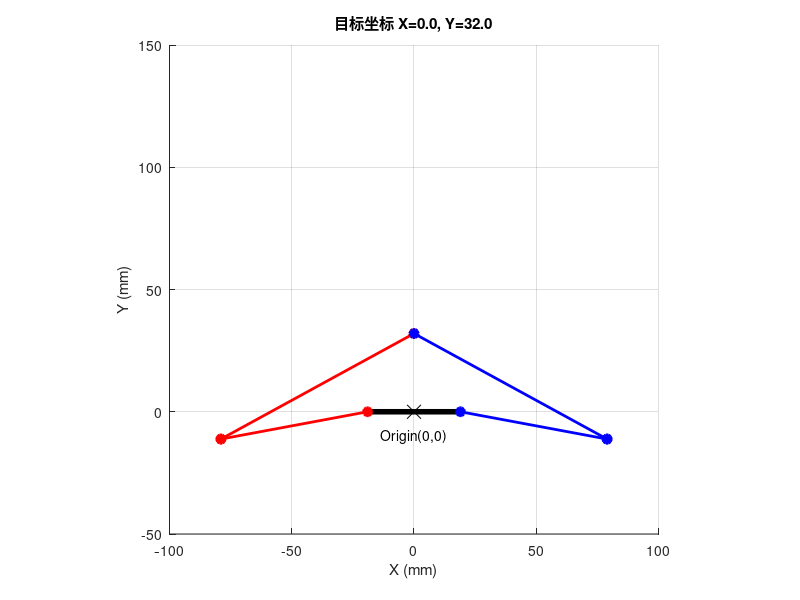

Source code (MATLAB):
function five_bar_xy_ik()
    % 五连杆 XY 逆解主程序
    clc; clear; close all;

    %% === 1. 用户输入 (在此修改目标 XY 坐标) ===
    % 坐标系定义：
    % 原点 (0,0) 在两个电机连线的中点。
    % X轴：向右为正
    % Y轴：向上为正 (如果是站立机器人，通常 Y 为负)
    
    target_x = 0;      % 目标 X 坐标 (mm)
    target_y = 32;    % 目标 Y 坐标 (mm)

    %% === 2. 调用 XY 逆解函数 ===
    [phi1, phi4, is_valid] = calculate_xy_ik(target_x, target_y);

    %% === 3. 输出结果 ===
    fprintf('========================================\n');
    fprintf('   五连杆 XY 逆解 (输入 X,Y -> 输出电机角度)\n');
    fprintf('========================================\n');
    fprintf('目标坐标:\n');
    fprintf('  X = %.2f mm\n', target_x);
    fprintf('  Y = %.2f mm\n', target_y);
    fprintf('----------------------------------------\n');

    if is_valid
        fprintf('计算结果 (电机角度):\n');
        fprintf('  Phi1 (左) = %.4f rad (%.2f°)\n', phi1, rad2deg(phi1));
        fprintf('  Phi4 (右) = %.4f rad (%.2f°)\n', phi4, rad2deg(phi4));
        
        % 绘图验证
        draw_robot_xy(phi1, phi4, target_x, target_y);
    else
        fprintf('ERROR: 目标点 (%.1f, %.1f) 超出工作空间！\n', target_x, target_y);
    end
    fprintf('========================================\n');
end

%% === 核心 XY 逆解算法 ===
function [phi1, phi4, valid] = calculate_xy_ik(x, y)
    % 机械参数 (mm)
    l1 = 61.0;  l4 = 61.0;
    l2 = 90.0;  l3 = 90.0;
    l5 = 38.0;
    
    w = l5 / 2.0; % 半个机身宽

    %% --- 1. 计算左电机角度 phi1 ---
    % 左电机 A 坐标: (-w, 0)
    % 向量 AC = (x - (-w), y - 0) = (x+w, y)
    x_AC = x + w;
    y_AC = y;
    Lac_sq = x_AC^2 + y_AC^2; % AC长度平方
    Lac = sqrt(Lac_sq);

    % 基础角度 (向量 AC 相对于 X 轴的角度)
    theta_A = atan2(y_AC, x_AC);

    % 三角形内角 (余弦定理)
    % cos(alpha) = (l1^2 + Lac^2 - l2^2) / (2 * l1 * Lac)
    cos_angle_L = (l1^2 + Lac_sq - l2^2) / (2 * l1 * Lac);

    %% --- 2. 计算右电机角度 phi4 ---
    % 右电机 E 坐标: (w, 0)
    % 向量 EC = (x - w, y - 0) = (x-w, y)
    x_EC = x - w;
    y_EC = y;
    Lec_sq = x_EC^2 + y_EC^2; % EC长度平方
    Lec = sqrt(Lec_sq);

    % 基础角度 (向量 EC 相对于 X 轴的角度)
    theta_E = atan2(y_EC, x_EC);

    % 三角形内角
    % cos(beta) = (l4^2 + Lec^2 - l3^2) / (2 * l4 * Lec)
    cos_angle_R = (l4^2 + Lec_sq - l3^2) / (2 * l4 * Lec);

    %% --- 3. 合法性检查 ---
    if abs(cos_angle_L) > 1 || abs(cos_angle_R) > 1
        phi1 = NaN; phi4 = NaN; valid = false;
        return;
    end
    valid = true;

    %% --- 4. 角度合成 (构型选择) ---
    % 这里的加减号决定了膝盖是朝外(Up)还是朝内(Down)
    % 对于大多数五连杆，左边是 +acos，右边是 -acos
    
    phi1 = theta_A + acos(cos_angle_L); % 左臂
    phi4 = theta_E - acos(cos_angle_R); % 右臂
end

%% === 绘图辅助函数 ===
function draw_robot_xy(phi1, phi4, tx, ty)
    l1 = 61; l4 = 61; l2 = 90; l3 = 90; l5 = 38;
    w = l5/2;

    % 关键点坐标 (A, E 在全局坐标系)
    A = [-w, 0];
    E = [ w, 0];
    
    % 正向推算肘部坐标 B, D
    B = A + [l1*cos(phi1), l1*sin(phi1)];
    D = E + [l4*cos(phi4), l4*sin(phi4)];
    
    % 目标点 C
    C = [tx, ty];

    figure(1); clf; hold on; axis equal; grid on;
    set(gcf, 'Color', 'w');

    % 绘图
    plot([A(1), E(1)], [A(2), E(2)], 'k-', 'LineWidth', 4); % 机身
    plot([A(1), B(1)], [A(2), B(2)], 'r-o', 'LineWidth', 2, 'MarkerFaceColor', 'r'); % 左主动臂
    plot([B(1), C(1)], [B(2), C(2)], 'r-o', 'LineWidth', 2, 'MarkerFaceColor', 'r'); % 左从动臂
    plot([E(1), D(1)], [E(2), D(2)], 'b-o', 'LineWidth', 2, 'MarkerFaceColor', 'b'); % 右主动臂
    plot([D(1), C(1)], [D(2), C(2)], 'b-o', 'LineWidth', 2, 'MarkerFaceColor', 'b'); % 右从动臂

    % 标记原点
    plot(0, 0, 'kx', 'MarkerSize', 10);
    text(0, -10, 'Origin(0,0)', 'HorizontalAlignment', 'center');
    
    title(sprintf('目标坐标 X=%.1f, Y=%.1f', tx, ty));
    xlabel('X (mm)'); ylabel('Y (mm)');
    axis([-100, 100, -50, 150]); % 根据需要调整视野
end